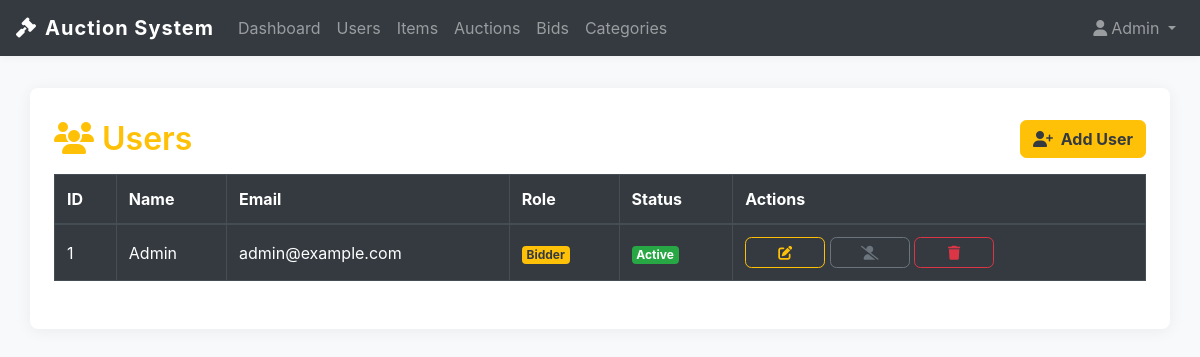
Page /users (signed in) on the earlier database version.
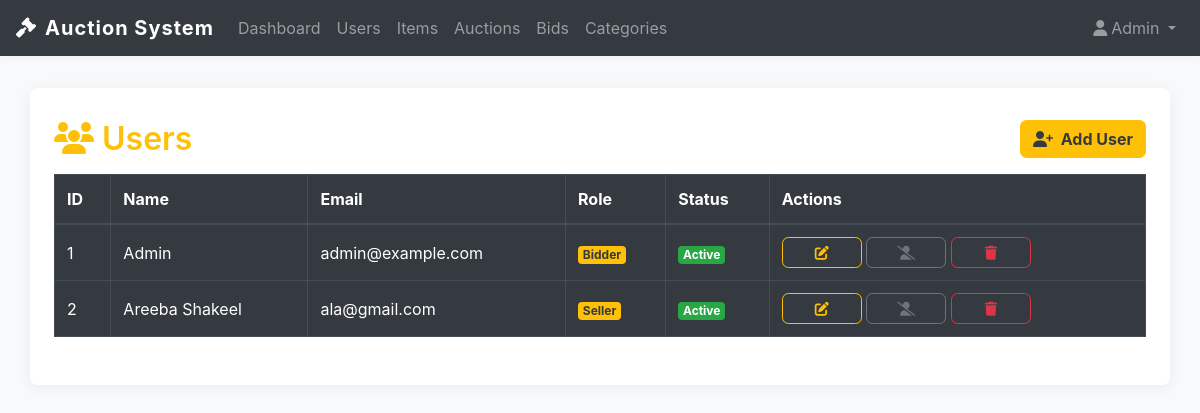
Same page on the later database version.
### app.py (models this page shows)
class User(db.Model):
    id = db.Column(db.Integer, primary_key=True)
    name = db.Column(db.String(100))
    email = db.Column(db.String(120), unique=True)
    password = db.Column(db.String(200))
    status = db.Column(db.String(20), default='active')  # Added status
    role = db.Column(db.String(20), default='bidder')    # Added role (seller/bidder)
    bids = db.relationship('Bid', backref='user', lazy=True)

### app.py (the view)
@app.route('/users')
def manage_users():
    if 'user_id' not in session:
        return redirect('/login')
    users = User.query.all()
    return render_template('users.html', users=users)

### templates/users.html (shortened to what this page needs)
{% extends 'base.html' %}
{% block content %}
<div class="d-flex justify-content-between align-items-center mb-3">
    <h2 class="text-warning mb-0"><i class="fas fa-users mr-2"></i>Users</h2>
    <a href="/add_user" class="btn btn-warning text-dark font-weight-bold"><i class="fas fa-user-plus mr-1"></i> Add User</a>
</div>
<div class="table-responsive">
<table class="table table-dark table-hover table-bordered rounded">
    <thead class="thead-dark">
        <tr>
            <th>ID</th>
            <th>Name</th>
            <th>Email</th>
            <th>Role</th>
            <th>Status</th>
            <th>Actions</th>
        </tr>
    </thead>
    <tbody>
        {% for user in users %}
        <tr>
            <td>{{ user.id }}</td>
            <td>{{ user.name }}</td>
            <td>{{ user.email }}</td>
            <td><span class="badge badge-warning text-dark">{{ user.role|capitalize }}</span></td>
            <td>
                {% if user.status == 'active' %}
                    <span class="badge badge-success">Active</span>
                {% else %}
                    <span class="badge badge-secondary">Inactive</span>
                {% endif %}
            </td>
            <td>
                <a href="/edit_user/{{ user.id }}" class="btn btn-sm btn-outline-warning" title="Edit"><i class="fas fa-edit"></i></a>
                {% if user.status == 'active' %}
                <a href="/deactivate_user/{{ user.id }}" class="btn btn-sm btn-outline-secondary" title="Deactivate"><i class="fas fa-user-slash"></i></a>
                {% endif %}
                <a href="/delete_user/{{ user.id }}" class="btn btn-sm btn-outline-danger" title="Delete" onclick="return confirm('Delete this user?')"><i class="fas fa-trash"></i></a>
            </td>
        </tr>
        {% endfor %}
    </tbody>
</table>
</div>
{% endblock %}

### templates/base.html (shortened to what this page needs)
<!DOCTYPE html>
<html lang="en">
<head>
  <link rel="stylesheet" href="https://cdn.jsdelivr.net/npm/bootstrap@4.6.2/dist/css/bootstrap.min.css">
  <link rel="stylesheet" href="https://cdnjs.cloudflare.com/ajax/libs/font-awesome/6.4.0/css/all.min.css">
</head>
<body>
<nav class="navbar navbar-expand-lg navbar-dark bg-dark mb-4">
  <a class="navbar-brand" href="/dashboard"><i class="fas fa-gavel mr-2"></i>Auction System</a>
  <div class="collapse navbar-collapse" id="navbarNav">
    <ul class="navbar-nav mr-auto">
      <li class="nav-item"><a class="nav-link" href="/dashboard">Dashboard</a></li>
      <li class="nav-item"><a class="nav-link" href="/users">Users</a></li>
      <li class="nav-item"><a class="nav-link" href="/items">Items</a></li>
      <li class="nav-item"><a class="nav-link" href="/auctions">Auctions</a></li>
      <li class="nav-item"><a class="nav-link" href="/bids">Bids</a></li>
      <li class="nav-item"><a class="nav-link" href="/categories">Categories</a></li>
    </ul>
    <ul class="navbar-nav">
      <li class="nav-item dropdown">
        <a class="nav-link dropdown-toggle" href="#" id="navbarDropdown" role="button" data-toggle="dropdown">
          <i class="fas fa-user mr-1"></i>{{ session.user_name if session.user_name else 'User' }}
        </a>
      </li>
    </ul>
  </div>
</nav>
<div class="container">
  {% block content %}{% endblock %}
</div>
</body>
</html>

Differences in the rows shown:
added User: id "2", name "Areeba Shakeel", email "ala@gmail.com", role "Seller", status "Active"
